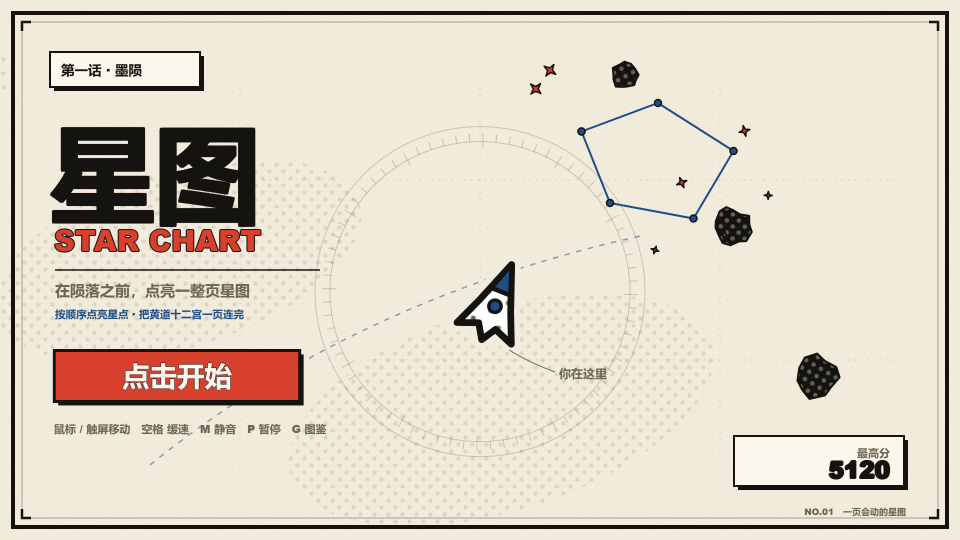
#> input picture docs/title.png, 1920 x 1080 px, found by its file name (shown at 1/2 size)
$ python crop.py
#> lines starting #> are read from the running program, lines starting #| are printed output that depends on the picture
import os
from PIL import Image
base = r"D:\dsh工作区\star-chart"
out = os.path.join(base, ".review")
os.makedirs(out, exist_ok=True)
jobs = [
 ("title","t_btn",(80,680,640,860),2.0),
 ("title","t_chapter",(20,20,440,210),2.0),
 ("title","t_center",(560,240,1400,960),1.4),
 ("title","t_br",(1380,760,1900,1000),2.0),
 ("play","p_life",(30,870,260,990),4.0),
 ("play","p_br",(1400,880,1740,980),4.0),
 ("play","p_ship",(800,680,1000,840),4.0),
 ("play","p_meteor",(350,290,520,460),4.0),
 ("play","p_hud",(1400,40,1920,320),2.0),
 ("play","p_banner",(640,120,1280,300),2.0),
 ("clear","c_text",(660,300,1200,480),2.0),
 ("over","o_btn",(700,640,1220,800),2.5),
 ("over","o_panel",(480,240,1460,800),1.4),
 ("slow","s_label",(1400,520,1800,700),2.0),
]
for src,name,box,s in jobs:
    folder = "docs" if src in ("title","play","clear","over") else "shots"
    im = Image.open(os.path.join(base,folder,src+".png")).convert("RGB")
#> im is the input picture: PIL image 1920x1080 RGB; mean R, G, B 220.3, 211.4, 196.8
    c = im.crop(box)
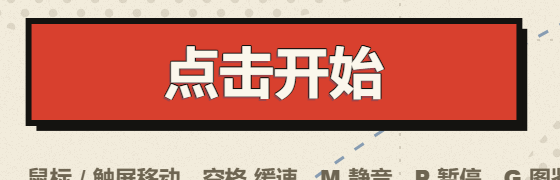
#> c: PIL image 560x180 RGB; mean R, G, B 202.8, 140.9, 126
    c = c.resize((int(c.width*s), int(c.height*s)), Image.LANCZOS)
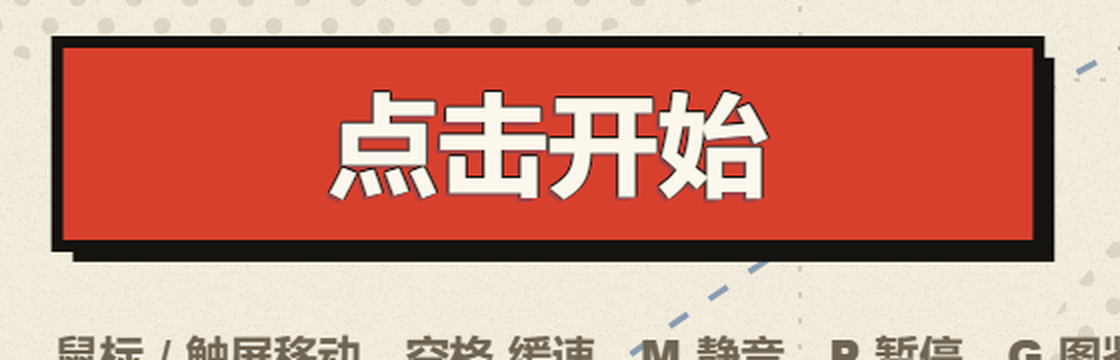
#> c: PIL image 1120x360 RGB; mean R, G, B 202.8, 140.9, 126.1
    p = os.path.join(out, src+"_"+name+".png")
    c.save(p)
    print(p, c.size)
#| D:\dsh工作区\star-chart/.review/title_t_btn.png (1120, 360)
#> (the run stopped early here; a loop or call above may not have finished)
